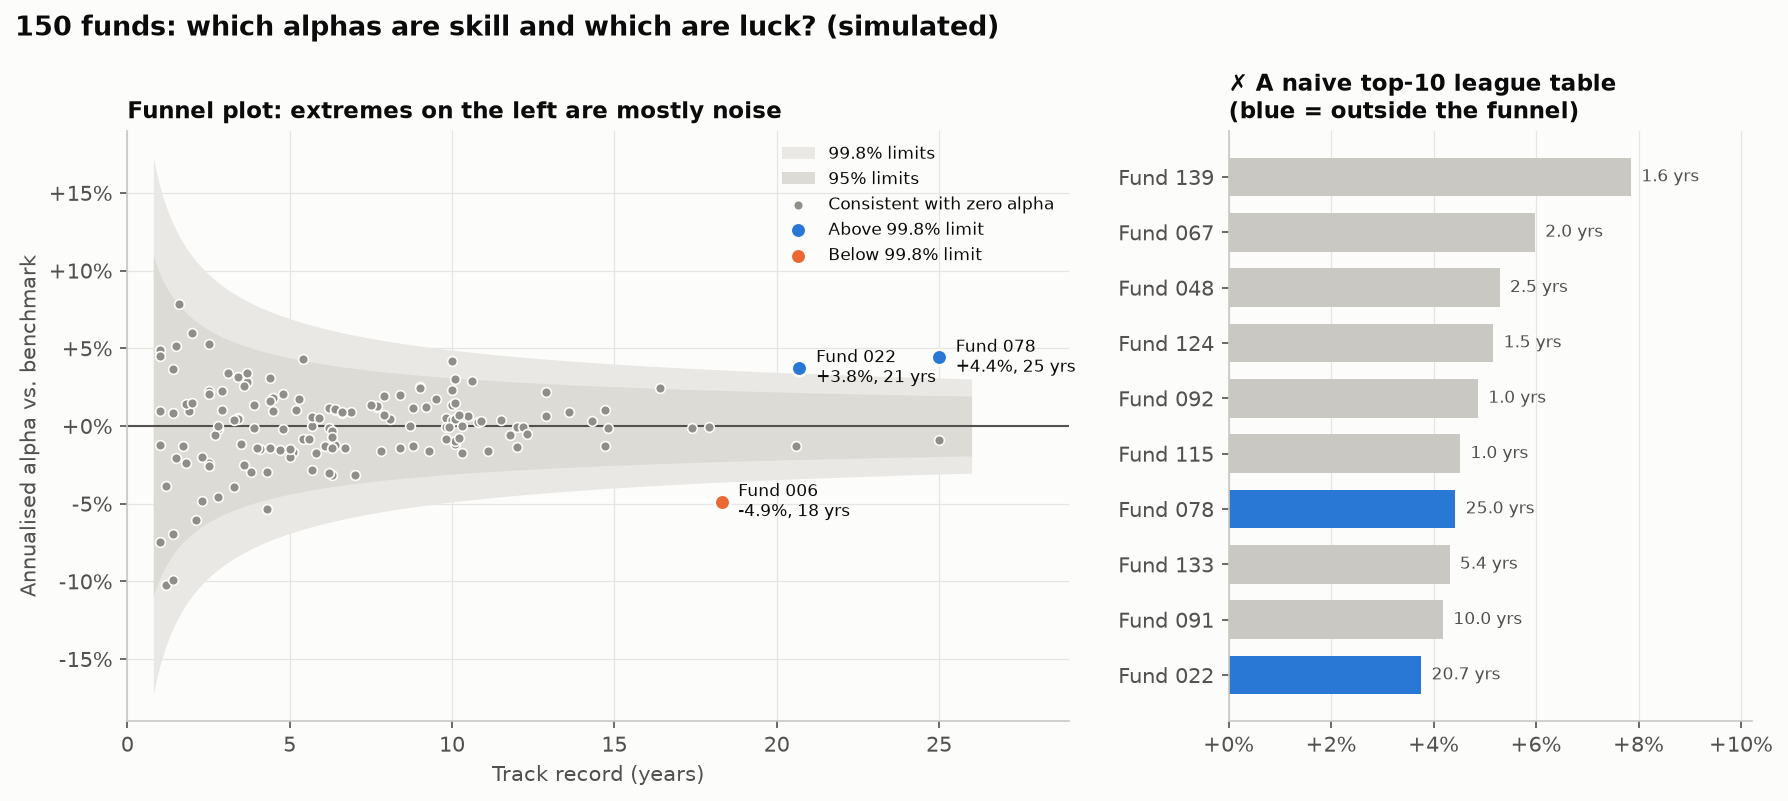

Python code for this plot:
"""
Funnel Plot (institutional comparison)  -  family: Scientific

DESIGN PURPOSE
Plots each unit's performance (a rate, a return, an alpha) against its size or
exposure (volume, track record), with control limits that narrow as size
grows. Small units naturally swing further by chance, so the limits form a
funnel. Only units outside the funnel differ by more than chance alone would
produce.

WHEN TO USE
  - Compare many funds, branches, traders or suppliers whose results rest on
    very different amounts of data
  - Replace a league table, which rewards small units for lucky extremes
  - Decide which units deserve investigation (outside the 99.8% limits) and
    which are noise

AVOID WHEN
  - All units have the same size (control limits are flat; a dot plot with one
    band does the job)
  - The performance measure isn't comparable across units (adjust for risk or
    case mix first)
  - Units are not independent, or there is real overdispersion you haven't
    modelled (widen the limits first)

ALTERNATIVES
  - Caterpillar plot (ranked estimates with CIs)
  - Forest plot
  - Shrinkage (empirical Bayes) estimates in a ranked dot plot

REFERENCE
  - Spiegelhalter, D. J. (2005). Funnel plots for comparing institutional
    performance. Statistics in Medicine 24(8), 1185–1202.
    https://doi.org/10.1002/sim.1970

EXAMPLE
150 simulated equity funds. Annualised alpha vs. the benchmark is plotted
against track-record length, with tracking error of 5% a year. Almost all
funds have no true skill; three long-running funds genuinely add or destroy
value.

Run:  python funnel_plot.py
"""
import sys
from pathlib import Path

import numpy as np
import pandas as pd
import matplotlib.pyplot as plt

# Library style: categorical colors in fixed order, recessive axes, hairline grid.
PALETTE = ["#2a78d6", "#eb6834", "#1baf7a", "#eda100",
           "#e87ba4", "#008300", "#6250d6", "#e34948"]
SEQ_CMAP = "Blues"      # sequential: one hue, light -> dark
DIV_CMAP = "RdBu_r"     # diverging: two opposite hues, neutral midpoint
GRAY = "#b8b7b1"        # de-emphasised marks
plt.rcParams.update({
    "figure.figsize": (8, 4.8), "figure.dpi": 110, "figure.facecolor": "#fcfcfb",
    "axes.facecolor": "#fcfcfb", "axes.edgecolor": "#c9c8c3", "axes.linewidth": 0.8,
    "axes.spines.top": False, "axes.spines.right": False,
    "axes.grid": True, "grid.color": "#e6e5e1", "grid.linewidth": 0.6, "axes.axisbelow": True,
    "axes.prop_cycle": plt.cycler(color=PALETTE),
    "axes.titlesize": 13, "axes.titleweight": "bold", "axes.titlelocation": "left",
    "axes.labelcolor": "#52514e", "xtick.color": "#52514e", "ytick.color": "#52514e",
    "text.color": "#0b0b0b", "font.size": 10, "lines.linewidth": 2,
    "legend.frameon": False,
})

# --- Example data ------------------------------------------------------------
rng = np.random.default_rng(2005)
n = 150
te = 0.05  # annual tracking error: alpha's year-to-year noise
years = np.round(rng.gamma(2.2, 3.0, n).clip(1, 25), 1)
order = np.argsort(-years)
true_alpha = np.zeros(n)
true_alpha[order[[0, 2]]] = 0.045   # two genuinely skilled, long-running funds
true_alpha[order[4]] = -0.045       # one that consistently destroys value
alpha = true_alpha + rng.normal(0, te / np.sqrt(years))
df = pd.DataFrame({"fund": [f"Fund {i:03d}" for i in range(1, n + 1)], "years": years, "alpha": alpha})
se = te / np.sqrt(df["years"])
df["z"] = df["alpha"] / se
df.sort_values("z").iloc[[0, 1, -2, -1]].round(3)

# --- Plot --------------------------------------------------------------------
fig, (a1, a2) = plt.subplots(1, 2, figsize=(12, 5.4), gridspec_kw={"width_ratios": [1.8, 1]})
t = np.linspace(0.8, df["years"].max() + 1, 300)
for z, shade, label in ((3.09, "#e9e8e4", "99.8% limits"), (1.96, "#dcdbd6", "95% limits")):
    a1.fill_between(t, -z * te / np.sqrt(t), z * te / np.sqrt(t), color=shade, linewidth=0, label=label)
a1.axhline(0, color="#52514e", linewidth=1)
out_hi, out_lo = df["z"] > 3.09, df["z"] < -3.09
inside = ~(out_hi | out_lo)
a1.scatter(df.loc[inside, "years"], df.loc[inside, "alpha"], s=22, color="#8f8e88", edgecolor="#fcfcfb",
           linewidth=0.8, label="Consistent with zero alpha", zorder=3)
a1.scatter(df.loc[out_hi, "years"], df.loc[out_hi, "alpha"], s=55, color=PALETTE[0], edgecolor="#fcfcfb",
           linewidth=1.2, label="Above 99.8% limit", zorder=4)
a1.scatter(df.loc[out_lo, "years"], df.loc[out_lo, "alpha"], s=55, color=PALETTE[1], edgecolor="#fcfcfb",
           linewidth=1.2, label="Below 99.8% limit", zorder=4)
for r in df[~inside].itertuples():
    a1.annotate(f"{r.fund}\n{r.alpha:+.1%}, {r.years:.0f} yrs", (r.years, r.alpha), xytext=(8, 0),
                textcoords="offset points", fontsize=8, va="center")
a1.yaxis.set_major_formatter(plt.FuncFormatter(lambda v, _: f"{v:+.0%}"))
a1.set_xlabel("Track record (years)")
a1.set_ylabel("Annualised alpha vs. benchmark")
a1.set_title("Funnel plot: extremes on the left are mostly noise", fontsize=11)
a1.legend(loc="upper right", fontsize=8)
a1.set_xlim(0, df["years"].max() + 4)

top = df.nlargest(10, "alpha").iloc[::-1]
colors = np.where(top["z"] > 3.09, PALETTE[0], "#c9c8c3")
a2.barh(top["fund"], top["alpha"], color=colors, height=0.7)
for y, r in enumerate(top.itertuples()):
    a2.text(r.alpha + 0.002, y, f"{r.years:.1f} yrs", va="center", fontsize=8, color="#52514e")
a2.xaxis.set_major_formatter(plt.FuncFormatter(lambda v, _: f"{v:+.0%}"))
a2.set_xlim(0, top["alpha"].max() * 1.3)
a2.set_title("✗ A naive top-10 league table\n(blue = outside the funnel)", fontsize=11)
a2.grid(axis="y", visible=False)

fig.suptitle("150 funds: which alphas are skill and which are luck? (simulated)", x=0.01, ha="left",
             fontweight="bold", fontsize=13)
fig.tight_layout()

# --- Save / show -------------------------------------------------------------
out = Path(__file__).with_name(Path(__file__).stem + ".png")
fig.savefig(out, dpi=150, bbox_inches="tight")
print(f"saved {out}")
if "--no-show" not in sys.argv:
    plt.show()
